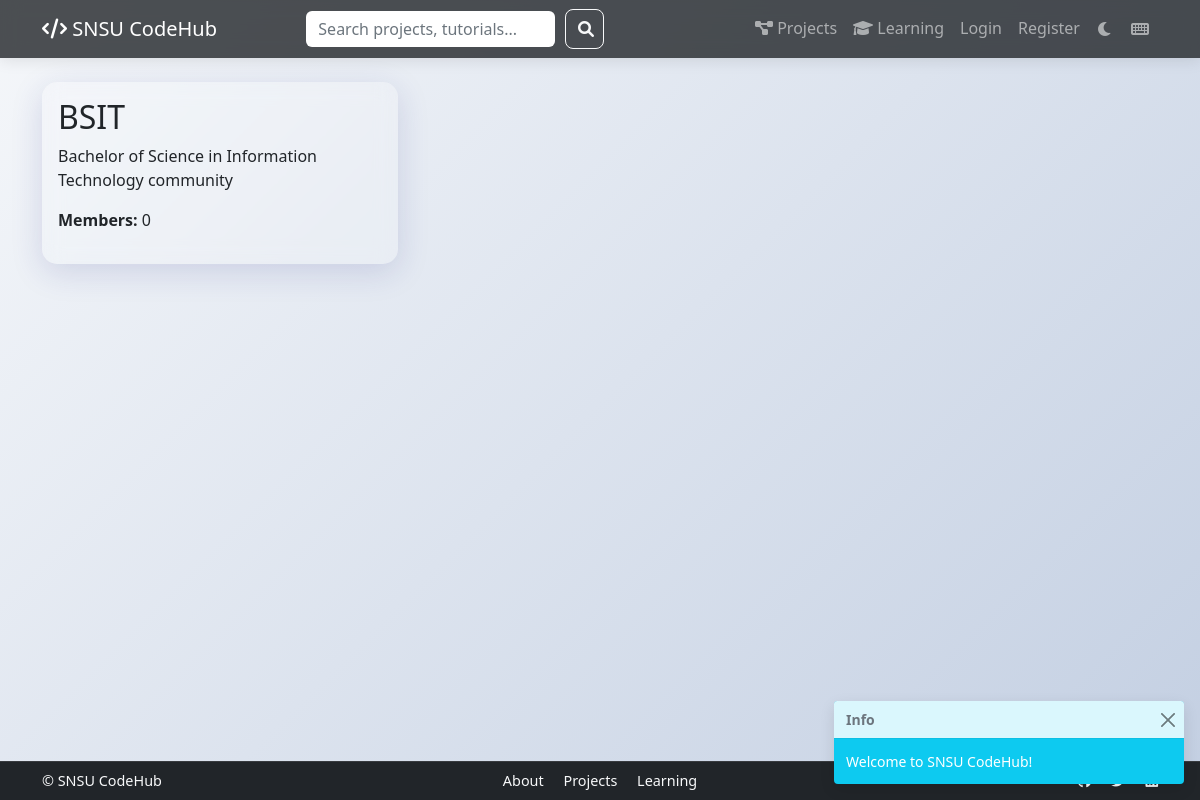
The app's page /organizations/1 with its own data.
### app/models.py (models this page shows)
class Organization(db.Model):
    __tablename__ = 'organization'
    id = db.Column(db.Integer, primary_key=True)
    name = db.Column(db.String(100), nullable=False)  # e.g., BSIT, BSCS, etc.
    description = db.Column(db.Text)
    created_at = db.Column(db.DateTime, default=datetime.utcnow)
    members = db.relationship('User', secondary='organization_members', backref='organizations')
    posts = db.relationship('Post', backref='organization', lazy='dynamic')

### app/organizations/routes.py (the view)
@bp.route('/organizations/<int:id>')
def view(id):
    organization = Organization.query.get_or_404(id)
    posts = organization.posts.order_by(Post.created_at.desc()).all()
    return render_template('organizations/view.html', organization=organization, posts=posts)

### app/__init__.py (called while the page is built)
def create_app():
    app = Flask(__name__)
    app.config.from_object(Config)
    db.init_app(app)
    login_manager.init_app(app)
    login_manager.login_view = 'auth.login'
    migrate.init_app(app, db)
    @app.context_processor
    def utility_processor():
        return {'now': datetime}
    with app.app_context():
        from app.auth import bp as auth_bp
        from app.main import bp as main_bp
        from app.projects import bp as projects_bp
        from app.learning import bp as learning_bp
        from app.organizations import bp as organizations_bp
        app.register_blueprint(auth_bp)
        app.register_blueprint(main_bp)
        app.register_blueprint(projects_bp)
        app.register_blueprint(learning_bp)
        app.register_blueprint(organizations_bp)
    return app

### app/templates/organizations/view.html (shortened to what this page needs)
{% extends "base.html" %}
{% block content %}
<div class="container">
    <div class="row">
        <div class="col-md-4">
            <div class="card glass-card mb-4">
                <div class="card-body">
                    <h2>{{ organization.name }}</h2>
                    <p>{{ organization.description }}</p>
                    <p><strong>Members:</strong> {{ organization.members|length }}</p>
                </div>
            </div>
        </div>
        <div class="col-md-8">
        </div>
    </div>
</div>
{% endblock %}

### app/static/css/style.css (style rules this page uses)
:root { --glass-bg: rgba(255, 255, 255, 0.15); --glass-border: rgba(255, 255, 255, 0.2); --glass-shadow: 0 8px 32px 0 rgba(31, 38, 135, 0.37); --primary-color: #0d6efd; --secondary-color: #6c757d; --transition-speed: 0.3s; }
.card.glass-card { background: var(--glass-bg); border: none; transition: transform 0.3s ease; }
.animate-fade-in { animation: fadeIn 0.5s ease-in; }
body { background: linear-gradient(135deg, #f5f7fa 0%, #c3cfe2 100%); transition: background-color var(--transition-speed); }
.card { backdrop-filter: blur(10px); background: rgba(255, 255, 255, 0.9); border-radius: 15px; box-shadow: 0 8px 32px rgba(31, 38, 135, 0.15); transition: transform var(--transition-speed), box-shadow var(--transition-speed); animation: fadeIn 0.5s ease-out; }

### app/templates/base.html (style rules this page uses)
html, body { height: 100%; }
body { display: flex; flex-direction: column; min-height: 100vh; }

### records on screen
Organization: name "BSIT", description "Bachelor of Science in Information Technology community"

### other values on screen
{{ organization.members|length }} "0"
